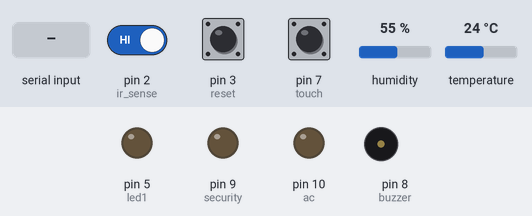
A sketch run on a simulated Arduino Uno, built with avr-gcc and run on an emulated ATmega328P. On the bench: output pins drawn as LEDs (lit = HIGH), buzzer (waves = sounding, pin HIGH). The inputs (shaded band) are chosen by the test bench; at power-on: pin 7 (touch) LOW, pin 2 (ir_sense) HIGH, pin 3 (reset) LOW, temperature 24 °C, humidity 55 %. What the sketch prints to the serial monitor is not drawn.

Above: at 1.2 s.
1.3 s: pin 7 (touch) pulled HIGH for 0.15 s
At 1.8 s:
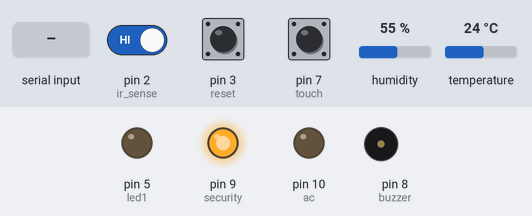
2.9 s: pin 2 (ir_sense) driven LOW
At 3.9 s:
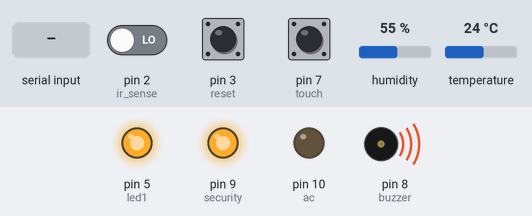
4.4 s: "!" received over Serial
At 5.1 s:
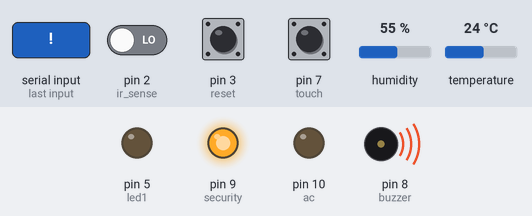
5.9 s: "$" received over Serial
At 6.3 s:
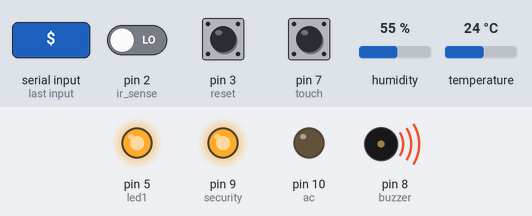
7.4 s: pin 3 (reset) pulled HIGH for 0.15 s
At 8.6 s:
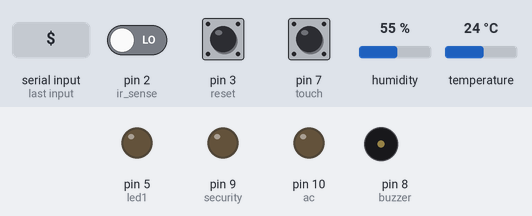
9.0 s: temperature set to 28 °C
At 11.2 s:
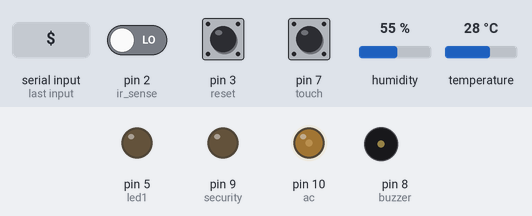
Timing chart, 0 to 12.6 s (numbered marks = the images above; inputs shaded):
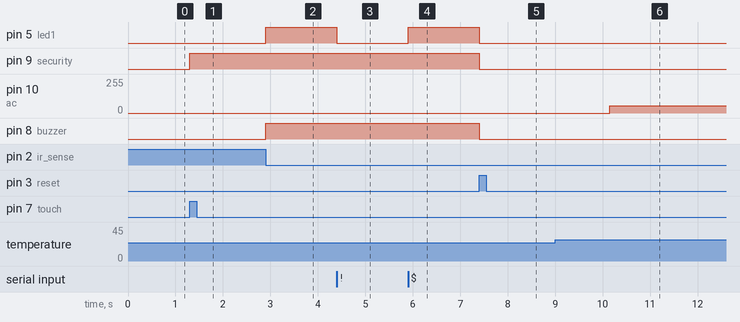

Measured:
- the behaviour switches between 26 and 27 °C on temperature (found by bisection; images 5 and 6)
- after the input at 1.3 s, pin 9 (security): LOW → HIGH at once
- after the input at 2.9 s, pin 5 (led1), pin 8 (buzzer): LOW → HIGH at once
- after the input at 4.4 s, pin 5 (led1): HIGH → LOW at once
- after the input at 5.9 s, pin 5 (led1): LOW → HIGH at once
- after the input at 7.4 s, pin 5 (led1), pin 9 (security), pin 8 (buzzer): HIGH → LOW at once
- after the input at 9.0 s, pin 10 (ac): 0/255 → 55/255 after 1.2 s

The sketch:

mainprojecthouseautomation.ino
```cpp
#include<DHT.h>
#include<TimerOne.h>
#define led1 5
#define buzzer 8
#define ir_sense 2
#define reset 3
#define ac 10
#define security 9
#define touch 7
DHT dht1(11,DHT11);
int temp,humidity,y;
void setup() {
  dht1.begin();
  pinMode(security,OUTPUT);
  pinMode(touch,INPUT);
  pinMode(ir_sense,INPUT);
  pinMode(reset,INPUT);
  pinMode(led1,OUTPUT);
  pinMode(buzzer,OUTPUT);
  attachInterrupt(digitalPinToInterrupt(ir_sense),alarm,FALLING);
  attachInterrupt(digitalPinToInterrupt(reset),reset1,RISING);
  Serial.begin(9600);
}
char x;
int touchread;
int count=0;
void loop() {
  touchread=digitalRead(touch);
  if(touchread==1){
      digitalWrite(security,HIGH);
      digitalWrite(ac,LOW);
    }
   y=digitalRead(security);

  temp=dht1.readTemperature();
  humidity=dht1.readHumidity();
  Serial.println(temp);
  if(count>0 && y==LOW){
    if(temp>=30){
        digitalWrite(ac,HIGH);
      }
    else if(temp>26 && temp<30){
        analogWrite(ac,55);
      }
    else if(temp<=26){
        digitalWrite(ac,LOW);
      }
  }
  else{
      digitalWrite(ac,LOW);
    }
  if(Serial.available()){
      x=Serial.read();
      if(x=='$'){
          digitalWrite(led1,HIGH);
        }
      else if(x=='!'){
          digitalWrite(led1,LOW);
        }
      else if(x=='*'){
          analogWrite(led1,55);

        }
        }
 }


void alarm(){
  if(y==HIGH){
      digitalWrite(buzzer,HIGH);
      if(led1!=HIGH){
        digitalWrite(led1,HIGH);
      }
  }
  count+=1;
}
void reset1(){
    digitalWrite(buzzer,LOW);
    digitalWrite(led1,LOW);
    digitalWrite(security,LOW);
  }
```
